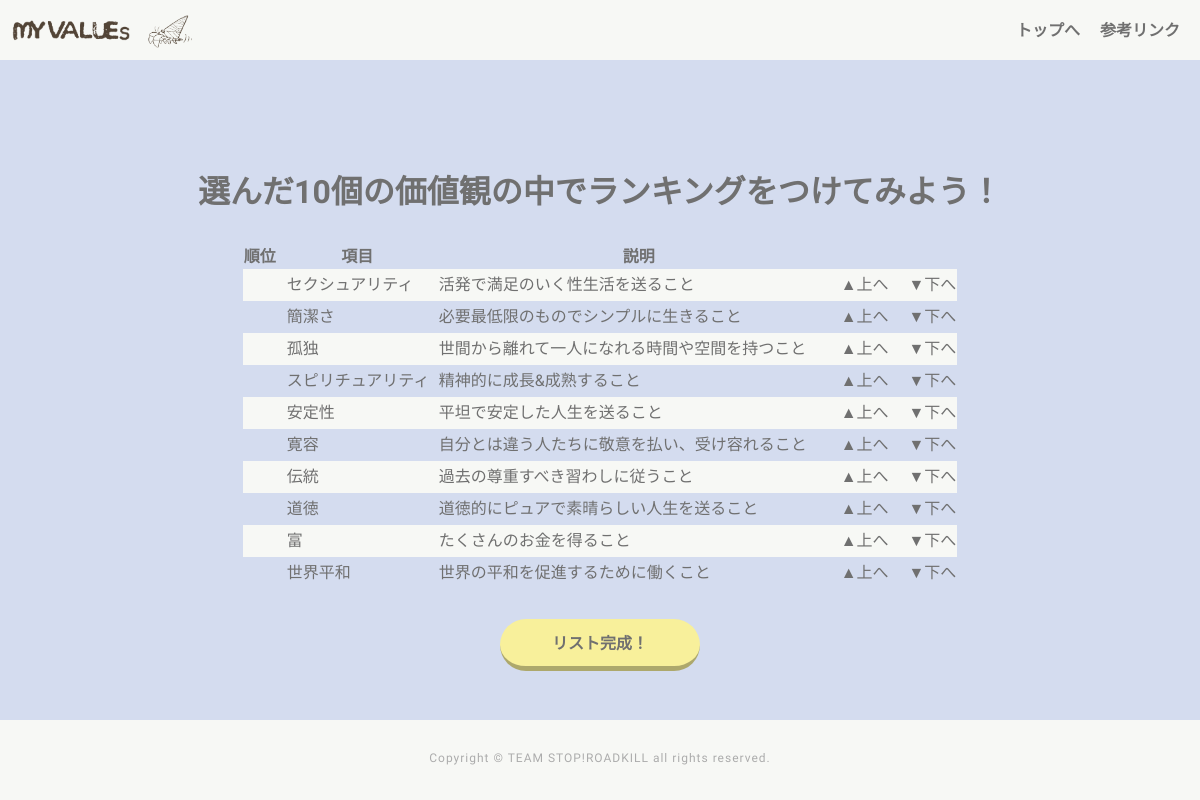
Page /page4 on the committed database.
### tables this page shows
CREATE TABLE "values100" (
	"id"	INTEGER,
	"value"	TEXT,
	"explanation"	TEXT,
	PRIMARY KEY("id")
);

### app.py (the view)
@app.route("/page4")
def list4():
    user_id=1
    conn=sqlite3.connect("myvalues.db")
    cur=conn.cursor()
    cur.execute("Select * From myselect Order by savedate desc  Limit 1;")
    selected=cur.fetchone()
    c=conn.cursor()
    c.execute("Select id,value,explanation From values100;")
    value_list=[]
    i = 4
    for row in c.fetchall():
        if selected[i] is not None and not selected[i]==0:
            value_list.append({"id":row[0],"value":row[1],"explanation":row[2],"emphasis":selected[i]})
        i=i+1
    c.close()
    cur.close()
    conn.close()
    return render_template("page4.html",value_list=value_list,)

### templates/page4.html (shortened to what this page needs)
{% extends "base.html" %}
{% block content %}
<div id="msgarea" style="height:70px;"> 0 件選択中 </div>
<div class="box-list container-page2">
    <p>
        <h1 class="ranking">選んだ10個の価値観の中でランキングをつけてみよう！</h1>
    </p>
    <div class="first-list">
        <form action="/page4" id="list100form" method="post">
            <table>
                <tr>
                    <th>順位</th><th>項目</th><th>説明</th>
                    <th></th>
                </tr>
                {% for item in value_list %}
                <tr class="value_container">
                    <td class="order"></td>
                    <td class="titles">{{item['value']}}</td>
                    <td class="need">{{item['explanation']}}</td>
                    <td>
                        <a href="#" class="rowup">▲上へ </a>
                        <a href="#" class="rowdown">　▼下へ</a>
                    </td>
                </tr>
                {% endfor %}
            </table>
            <div class ="button-box">
                <input type="button" value="リスト完成！" class="reset button-shadow ranking_decision">
            </div>
        </form>
    </div>
</div>
{% endblock %}

### static/css/style.css (style rules this page uses)
html { overflow-y: scroll; }
body, h1, h2, h3, h4, h5, p, ul, ol, li, dl, dt, dd { margin: 0px; padding: 0px; }
body { background: #fff; text-align: center; font-size: 16px; line-height: 1.4; min-width: 100%; -webkit-text-size-adjust: 100%; }
a { outline: none; color: inherit; text-decoration: none; }
.reset { color: black; text-decoration: none; font-family: sans-serif; font-weight: normal; font-size: 16px; line-height: 1.5; letter-spacing: normal; border: none; background: transparent; margin: 0; padding: 0; outline: none; cursor: pointer; -webkit-tap-highlight-color: rgba(0,0,0,0); }
body { font-family: "Noto Sans Japanese", "ヒラギノ角ゴ Pro W3", "Hiragino Kaku Gothic Pro", "ヒラギノ角ゴ ProN W3", "Hiragino Kaku Gothic ProN", "游ゴシック", YuGothic, "メイリオ", "Meiryo", "HGPｺﾞｼｯｸM", "Osaka", "ＭＳ Ｐゴシック", sans-serif, Century Gothic, Arial,"M PLUS Rounded 1c"; }
.container-page2 { background-color:#D4DCEF; font-family: 'M PLUS Rounded 1c', sans-serif; color: #707070; padding-bottom:80px; }
.box-list { padding-top: 100px; margin: 0 auto; margin-bottom:30px; }
.first-list table { border-collapse: collapse; margin-top: 30px; margin-left: auto; margin-right: auto; }
.first-list table td { background: #F7F8F5; }
.first-list table tr:nth-child(odd) td { background: #D4DCEF; }
.first-list table td { margin-right: 10px; }
.titles { font-weight: 500; height: 30px; width: 150px; text-align: left; padding-left: 10px; }
.need { text-align: left; width: 400px; }
.button-box { margin-top: 30px; }
.button-shadow { font-family: 'M PLUS Rounded 1c', sans-serif; color:#707070; text-align: center; box-sizing: border-box; display: block; max-width: 200px; width: 100%; margin: 0 auto; background: #F8F09B; font-weight: bold; padding: 13px 10px 10px; border-radius: 30px; border-bottom: 5px solid rgba(0,0,0,0.3); }

### rows in the picture
values100: value "セクシュアリティ", explanation "活発で満足のいく性生活を送ること"
values100: value "簡潔さ", explanation "必要最低限のものでシンプルに生きること"
values100: value "孤独", explanation "世間から離れて一人になれる時間や空間を持つこと"
values100: value "スピリチュアリティ", explanation "精神的に成長&成熟すること"
values100: value "安定性", explanation "平坦で安定した人生を送ること"
values100: value "寛容", explanation "自分とは違う人たちに敬意を払い、受け容れること"
values100: value "伝統", explanation "過去の尊重すべき習わしに従うこと"
values100: value "道徳", explanation "道徳的にピュアで素晴らしい人生を送ること"
values100: value "富", explanation "たくさんのお金を得ること"
values100: value "世界平和", explanation "世界の平和を促進するために働くこと"
